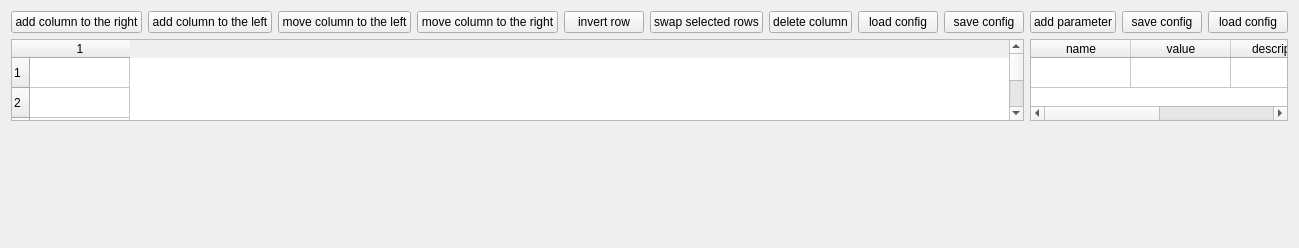
      <widget class="QWidget" name="tab">
       <attribute name="title">
        <string>Pulse configuration</string>
       </attribute>
       <layout class="QVBoxLayout" name="verticalLayout_2" stretch="1,1">
        <item>
         <layout class="QHBoxLayout" name="horizontalLayout" stretch="3,1">
          <item>
           <layout class="QVBoxLayout" name="verticalLayout_3">
            <property name="leftMargin">
             <number>0</number>
            </property>
            <property name="topMargin">
             <number>0</number>
            </property>
            <item>
             <layout class="QHBoxLayout" name="horizontalLayout_3">
              <property name="topMargin">
               <number>0</number>
              </property>
              <item>
               <widget class="QPushButton" name="pushButton_add_col_right">
                <property name="text">
                 <string>add column to the right</string>
                </property>
               </widget>
              </item>
              <item>
               <widget class="QPushButton" name="pushButton_add_col_left">
                <property name="text">
                 <string>add column to the left</string>
                </property>
               </widget>
              </item>
              <item>
               <widget class="QPushButton" name="pushButton_move_left">
                <property name="text">
                 <string>move column to the left</string>
                </property>
               </widget>
              </item>
              <item>
               <widget class="QPushButton" name="pushButton_move_right">
                <property name="text">
                 <string>move column to the right</string>
                </property>
               </widget>
              </item>
              <item>
               <widget class="QPushButton" name="pushButton_invert">
                <property name="text">
                 <string>invert row</string>
                </property>
               </widget>
              </item>
              <item>
               <widget class="QPushButton" name="pushButton_swap_rows">
                <property name="text">
                 <string>swap selected rows</string>
                </property>
               </widget>
              </item>
              <item>
               <widget class="QPushButton" name="pushButton_del_col">
                <property name="text">
                 <string>delete column</string>
                </property>
               </widget>
              </item>
              <item>
               <widget class="QPushButton" name="pushButton_load_config">
                <property name="text">
                 <string>load config</string>
                </property>
               </widget>
              </item>
              <item>
               <widget class="QPushButton" name="pushButton_extrract_matrix">
                <property name="text">
                 <string>save config</string>
                </property>
               </widget>
              </item>
             </layout>
            </item>
            <item>
             <widget class="QTableWidget" name="tableWidget">
              <property name="rowCount">
               <number>10</number>
              </property>
              <property name="columnCount">
               <number>1</number>
              </property>
              <row/>
              <row/>
              <row/>
              <row/>
              <row/>
              <row/>
              <row/>
              <row/>
              <row/>
              <row/>
              <column/>
             </widget>
            </item>
           </layout>
          </item>
          <item>
           <layout class="QVBoxLayout" name="verticalLayout">
            <property name="leftMargin">
             <number>0</number>
            </property>
            <property name="topMargin">
             <number>0</number>
            </property>
            <item>
             <layout class="QHBoxLayout" name="horizontalLayout_4">
              <property name="topMargin">
               <number>0</number>
              </property>
              <item>
               <widget class="QPushButton" name="pushButton_add_var_down">
                <property name="text">
                 <string>add parameter</string>
                </property>
               </widget>
              </item>
              <item>
               <widget class="QPushButton" name="pushButton_save_var">
                <property name="text">
                 <string>save config</string>
                </property>
               </widget>
              </item>
              <item>
               <widget class="QPushButton" name="pushButton_load_var">
                <property name="text">
                 <string>load config</string>
                </property>
               </widget>
              </item>
             </layout>
            </item>
            <item>
             <widget class="QTableWidget" name="tableWidget_var">
              <property name="rowCount">
               <number>1</number>
              </property>
              <property name="columnCount">
               <number>4</number>
              </property>
              <attribute name="verticalHeaderVisible">
               <bool>false</bool>
              </attribute>
              <row/>
              <column>
               <property name="text">
                <string>name</string>
               </property>
              </column>
              <column>
               <property name="text">
                <string>value</string>
               </property>
              </column>
              <column>
               <property name="text">
                <string>description</string>
               </property>
              </column>
              <column>
               <property name="text">
                <string>variable</string>
               </property>
              </column>
             </widget>
            </item>
           </layout>
          </item>
         </layout>
        </item>
        <item>
         <layout class="QHBoxLayout" name="horizontalLayout_5">
          <property name="bottomMargin">
           <number>0</number>
          </property>
          <item>
           <widget class="PlotWidget" name="pulse_view" native="true"/>
          </item>
         </layout>
        </item>
       </layout>
      </widget>
